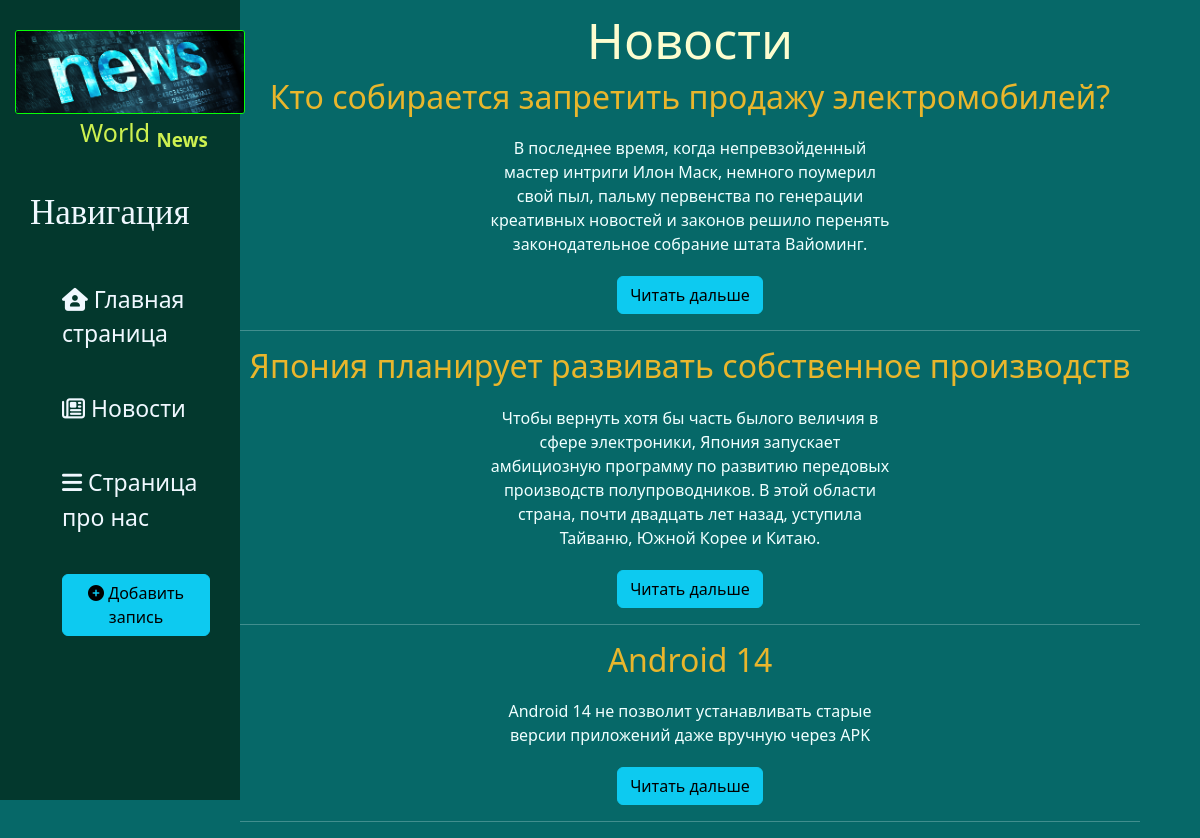
Page /news/ on the committed database.
### news/models.py (models this page shows, shortened)
class Article(models.Model):
    title = models.CharField('Название', max_length=50)
    anons = models.CharField('Анонс',max_length=250)
    full_text = models.TextField('Статья')
    date = models.DateTimeField('Дата')
    class Meta:
        verbose_name = 'Новость'
        verbose_name_plural = 'Новости'

### news/views.py (the view)
# urls.py: path('', views.news, name='news-home'),
def news(request):
    news = Article.objects.all()
    return render(request, 'news/news.html', {'news' : news})

### news/templates/news/news.html (shortened to what this page needs)
{% extends 'main/layout.html' %}
{% block content %}
<div class="inscription">
    <h1>Новости</h1>
    {% for el in news %}
        <h2>{{ el.title }}</h2>
        <p>{{ el.anons }}</p>
        <a href="{% url 'news_datail' el.id %}" class="btn btn-info">Читать дальше</a><hr>
    {% endfor %}
</div>
{% endblock %}

### main/templates/main/layout.html (shortened to what this page needs)
<!DOCTYPE html>
{% load static %}
<html lang="en">
<head>
    <link href="https://cdn.jsdelivr.net/npm/bootstrap@5.3.0-alpha1/dist/css/bootstrap.min.css" rel="stylesheet"
>
    <link rel="stylesheet" href="{% static 'main/css/main.css' %}">
</head>
<body>
    <aside>
        <img src="{% static 'main/img/news-3.jpg' %}" alt="foto-news">
        <span class="logo">World <sub><b>News</b></sub></span>
        <h3>Навигация</h3>
        <ul>
            <a href="{% url 'main-home' %}">
                <li><i class="fa-solid fa-house-user"></i> Главная страница</li>
            </a>
            <a href="{% url 'news-home' %}">
                <li><i class="fa-regular fa-newspaper"></i> Новости</li>
            </a><br>
            <a href="{% url 'about' %}">
                <li><i class="fa-solid fa-bars"></i> Страница про нас</li>
            </a>
            <a href="{% url 'create' %}"><li><button class="btn btn-info"><i class="fas fa-plus-circle"></i> Добавить запись</button></li></a>
        </ul>
    </aside>
    <main>
        {% block content %}
        {% endblock %}
    </main>
</body>
</html>

### main/static/main/css/main.css (style rules this page uses)
body { background-color: rgb(6, 104, 104); }
aside { float: left; background-color: rgb(3, 56, 45); width: 20%; padding: 2.5%; height: 100vh; color: aliceblue; border-right: 5x solid chartreuse; }
aside img { width: 230px; float: left; margin-left: -15px; border: 1px solid rgb(8, 255, 8); border-radius: 3px; }
aside .logo { font-size: 25px; margin-left: 50px; padding-top: 5px; color: rgb(205, 240, 80); }
aside h3 { margin-top: 40px; font-size: 35px; font-family: Apple Chancery, cursive; }
aside ul { list-style: none; text-decoration: none; }
aside ul li { margin-top: 40px; color: aliceblue; display: inline-block; text-decoration: none; transition: all .6s ease; font-size: 23px; }
aside a { text-decoration: none; }
main .inscription { float: left; color: azure; margin-top: 100px; text-align: center; width: 75%; }
main .inscription h1 { font-size: 50px; color: rgb(253, 253, 207); }
main .inscription h2 { color: rgb(233, 182, 44); }
main .inscription p { max-width: 400px; margin: 20px auto; }
.inscription h1 { margin-top: -90px; }
.inscription h1 { color: aquamarine; }

### rows in the picture
Article: title "Кто собирается запретить продажу электромобилей?", anons "В последнее время, когда непревзойденный мастер интриги Илон Маск, немного поумерил свой пыл, пальму первенства по генерации креативных новостей и законов решило перенять законодательное собрание штата Вайоминг."
Article: title "Япония планирует развивать собственное производств", anons "Чтобы вернуть хотя бы часть былого величия в сфере электроники, Япония запускает амбициозную программу по развитию передовых производств полупроводников. В этой области страна, почти двадцать лет назад, уступила Тайваню, Южной Корее и Китаю."
Article: title "Android 14", anons "Android 14 не позволит устанавливать старые версии приложений даже вручную через APK"
